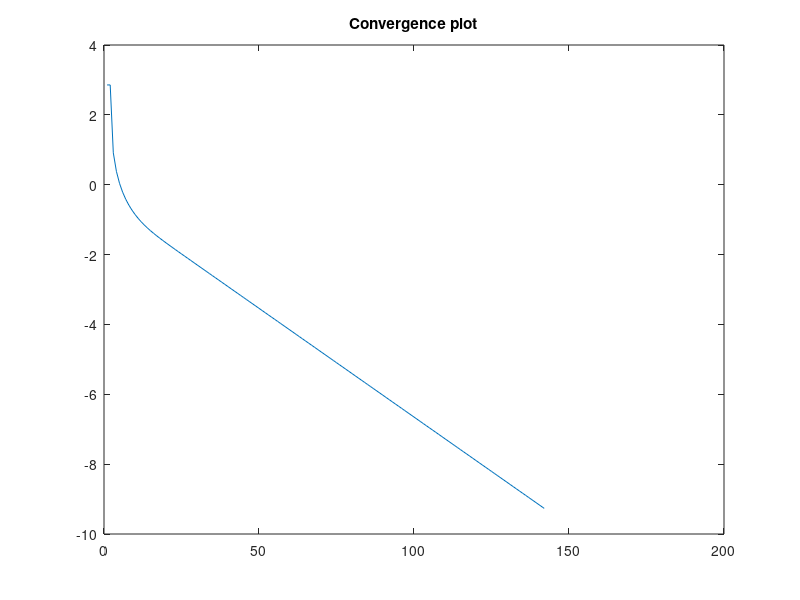
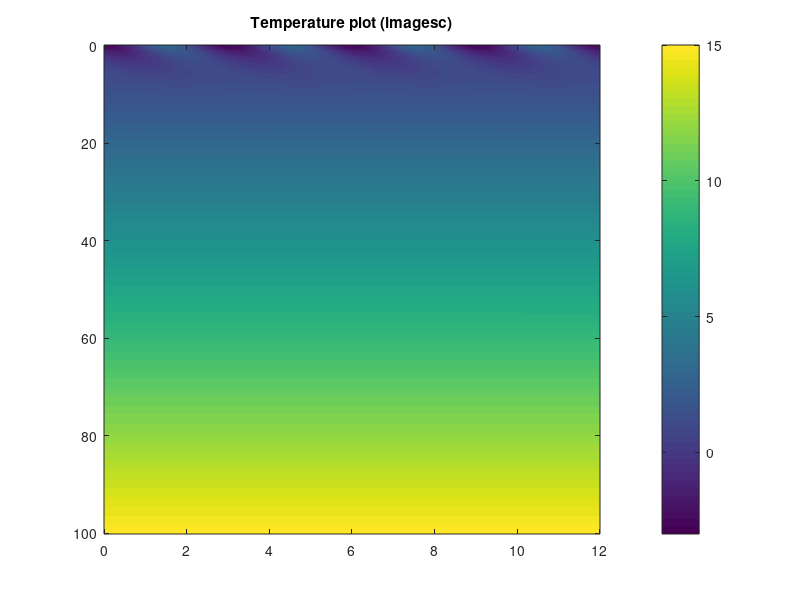
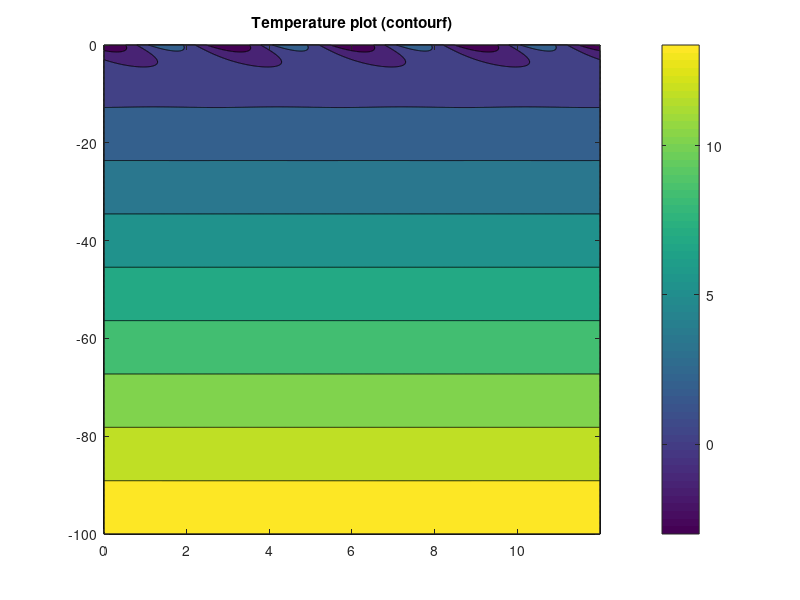
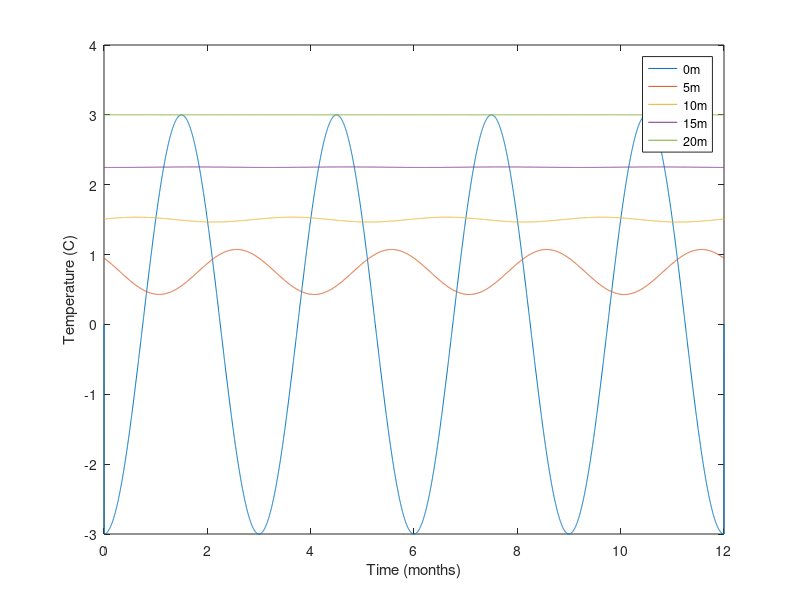

The MATLAB source for these figures, in order:
%%%%%%%%%%%%%%%%%%%%%%%%%%%%%%%%%%%%%%%%%%%%%%%%%%%%%%
%%% Script to solve the heat equation in soil with %%%
%%%          seasonal temperature forcing          %%%
%%% Authors: Adel Ali sari, Ahmed Mustafa Ishag    %%%
%%%%%%%%%%%%%%%%%%%%%%%%%%%%%%%%%%%%%%%%%%%%%%%%%%%%%%
 
%%% Initialize variables
dz = .25;               % Each depth step is 1/4 meter
Nz = 400;               % Choose the number of depth steps (should go to at least 100 m)
Nt = 5000;              % Choose the number of time steps
dt = (365*24*60*60)/Nt; % Length of each time step in seconds (~ 6.3*10^3 seconds, or ~105 minutes)
K =  2*10^-6;           % "canonical" K is 10e-6 m^2/s
 
T = 15*ones(Nz+1,Nt+1); % Create temperature matrix with Nz+1 rows, and Nt+1 columns
                        % Initial guess is that T is 15 everywhere.
time = [0:12/Nt:12];
T(1,:) = (-3)*cos(8*pi*time/12);  % Setting IC  
 
 
maxiter = 500
for iter = 1:maxiter
    Tlast = T; % Save the last guess
    T(:,1) = Tlast(:,end); % Initialize the temp at t=0 to the last temp
    for i=2:Nt+1,
        depth_2D = (T(1:end-2,i-1)-2*T(2:end-1,i-1)+T(3:end,i-1))/dz^2;
        time_1D = K*depth_2D;
        T(2:end-1,i) = time_1D*dt + T(2:end-1,i-1);   
        
        T((1),(end)) = 0; % Setting left BC    
        T((end),(end)) = 0; % Setting Right BC   
       
    end
   err(iter) = max(abs(T(:)-Tlast(:)));  % Find difference between last two solutions
    if err(iter)<1E-4
        break; % Stop if solutions very similar, we have convergence
    end
end
if iter==maxiter;
    warning('Convergence not reached')
end
 
figure(1)
plot(log(err)), title('Convergence plot')
figure(2)
imagesc([0 12],[0 100],T); title('Temperature plot (imagesc)')
colorbar
figure(3)
depth = [0:dz:Nz*dz];
contourf(time,-depth,T); title('Temperature plot (contourf)')
colorbar
 
figure(4)
plot(time,T(1,:),time,T(21,:),time,T(41,:),time,T(61,:),time,T(81,:))
xlabel('Time (months)'); ylabel('Temperature (C)');
legend('0m','5m','10m','15m', '20m')
